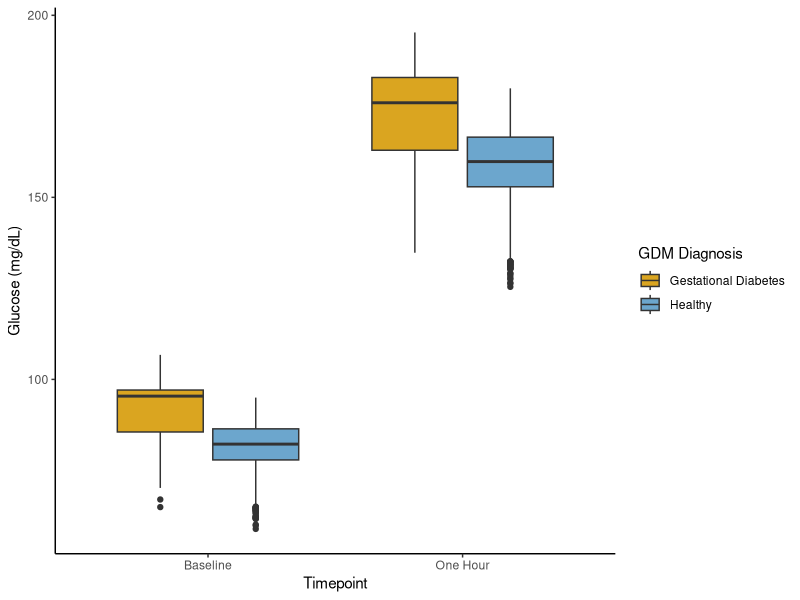

Recreate this plot in R.
## ---- chunk 1
knitr::opts_chunk$set(echo = TRUE, message = F)
## ---- chunk 2
# Load packages
library(tidyverse)

# Set random seed for reproducibility
set.seed(5678)

# Define Initial variables
gestDiabetes <- data.frame('subjectID' = seq(1:10000),
                           'Age' = trunc(runif(n = 10000,min = 18,max = 35)),
                           'InfantSex' = factor(ifelse(rbinom(n = 10000,size = 1,prob = 0.5) == 1,
                                                       'Male','Female')),
                           # Prespecifying using female specific distribution
                           'Glucose1' = rnorm(10000,mean = 80,sd = 6),
                           'Glucose2' = rnorm(10000,mean = 155,sd = 9)) 

# Define glucose1 & glucose2 distributions for male infants
maleIndex <- which(gestDiabetes$InfantSex == 'Male')
gestDiabetes[maleIndex,'Glucose1'] <- rnorm(n = length(maleIndex),mean = 85,sd = 6)
gestDiabetes[maleIndex,'Glucose2'] <- rnorm(n = length(maleIndex),mean = 165,sd = 9)

# check glucose distributions by gender
gestDiabetes %>% 
  group_by(InfantSex) %>% 
  summarise(Mean = mean(Glucose1),SD = sd(Glucose1),n = n()) %>% 
  mutate(Perc = n/sum(n))
head(gestDiabetes)

# Define gestational diabetes variable
gestDiabetes$Diagnosis <- factor(ifelse(gestDiabetes$Glucose1 > 95 | gestDiabetes$Glucose2 > 180,
                                 'Gestational Diabetes','Healthy'))
head(gestDiabetes)
colnames(gestDiabetes)
## ---- chunk 3
# Calculate means and sds
gestDiabetes %>% 
  group_by(Diagnosis,InfantSex) %>% 
  summarize(Mean.Age = mean(Age),Mean.Fasting = mean(Glucose1),
            SD.Fasting = sd(Glucose1),Mean.FollowUpGlucose = mean(Glucose2),
            SD.FollowUpGlucose = sd(Glucose2)) %>% 
  arrange(InfantSex,desc(Diagnosis))
gestDiabetes
## ---- chunk 4
# Melt the data
longData <- reshape2::melt(gestDiabetes,id.vars = c('subjectID','Age','InfantSex','Diagnosis'),
                           value.name = 'Glucose',variable.name = 'Timepoint')
# Rename time point variable
longData$Timepoint <- factor(ifelse(longData$Timepoint == 'Glucose1','Fasting','One Hour'))

# Print values for subject 1
longData[longData$subjectID == 1,]
## ---- chunk 5
longData <- gestDiabetes %>% 
  # Melt data frame
  gather(key = Timepoint,value = Glucose,c('Glucose1','Glucose2'))

# Rename time point variable
longData$Timepoint <- factor(ifelse(longData$Timepoint == 'Glucose1','Fasting','One Hour'))

# Print values for subject 1
longData[longData$subjectID == 1,]
## ---- chunk 6
# Define a color palette for diagnosis
colors.diagnosis <- c('goldenrod','skyblue3')

# Plot glucose by timepoint
ggplot(longData,aes(x = Timepoint,y = Glucose,fill = Diagnosis)) +
  geom_boxplot() +
  labs(x = 'Timepoint',y = 'Glucose (mg/dL)',fill = 'GDM Diagnosis') +
  scale_fill_manual(values = colors.diagnosis) + 
  scale_x_discrete(labels = c('Baseline','One Hour')) +
  theme_classic()
